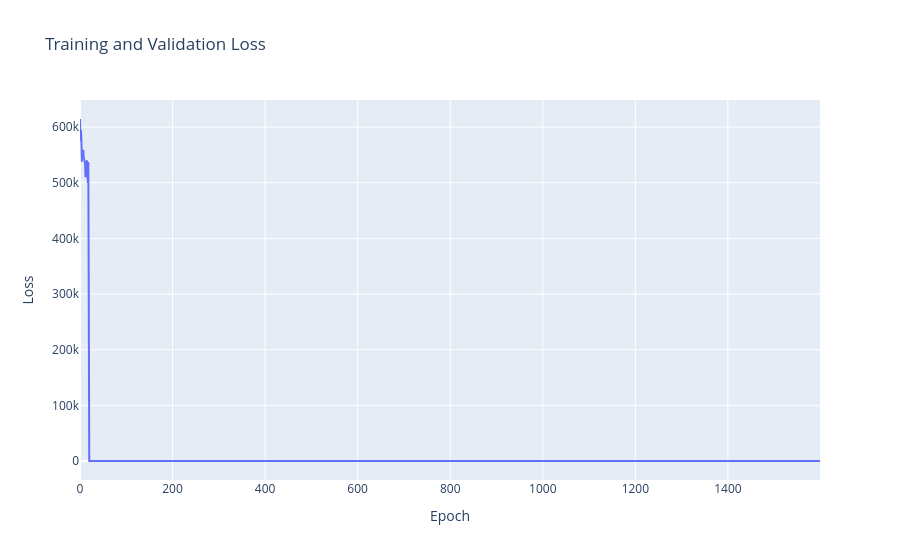

Notebook cell for this chart:
### Code cell
losses = model.losses.cpu().detach().numpy()
go.Figure(
    data=[
        go.Scatter(
            x=list(range(len(losses))),
            y=losses,
            name="Train Loss",
            mode="lines",
        ),
    ],
    layout=go.Layout(
        title="Training and Validation Loss",
        xaxis=dict(title="Epoch"),
        yaxis=dict(title="Loss"),
    ),
)

### Figure 1 — Plotly figure (JSON) as saved in the notebook; plotly's stock layout.template omitted (floating-point values rounded to 4 significant figures; data arrays with more than 128 entries replaced by an {"elided": "..."} marker saying what was removed)
{"data": [{"mode": "lines", "name": "Train Loss", "type": "scatter", "x": {"elided": "1600 int values"}, "y": {"elided": "1600 float values"}}], "layout": {"title": {"text": "Training and Validation Loss"}, "xaxis": {"title": {"text": "Epoch"}}, "yaxis": {"title": {"text": "Loss"}}}}
